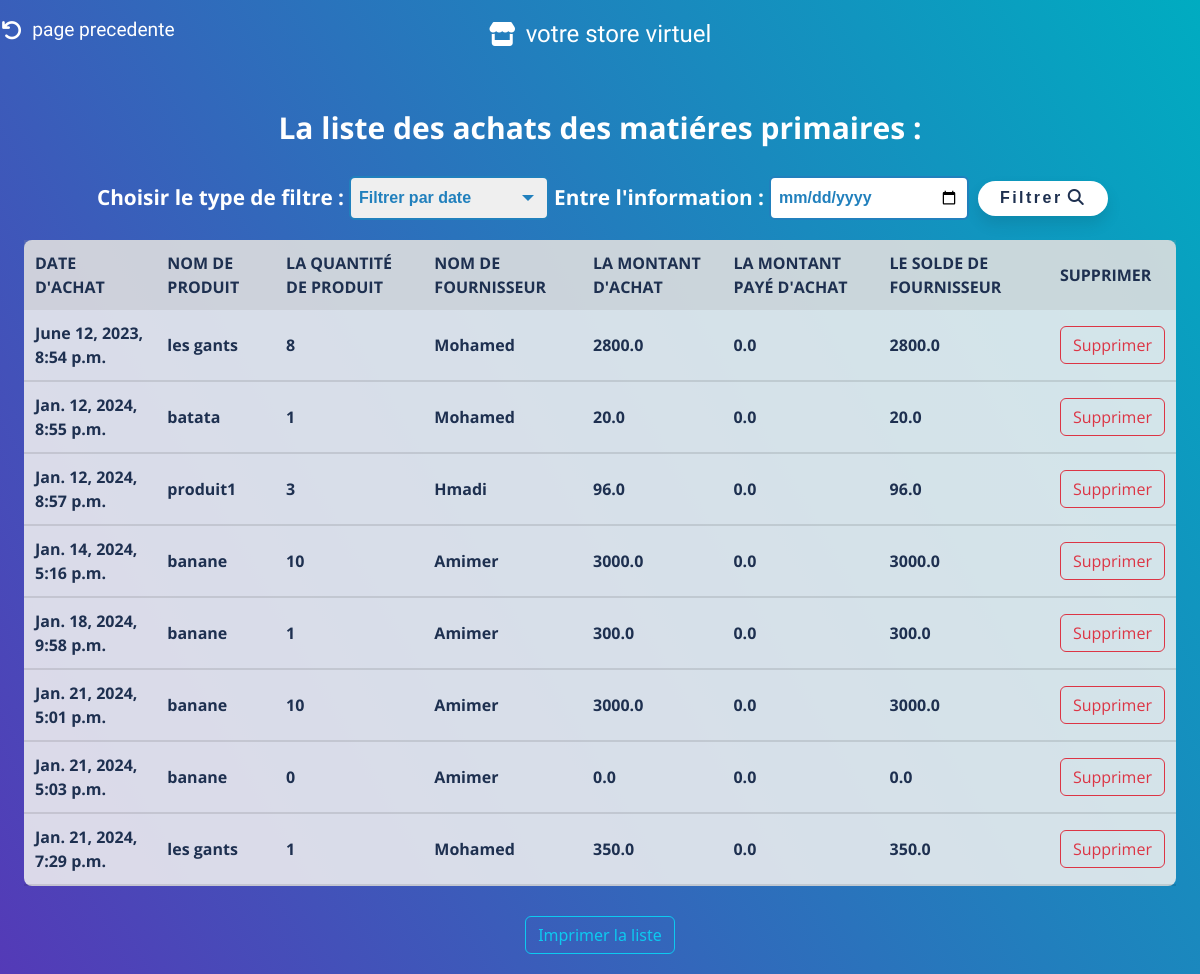
Screenshot of /listeAchatsMP/ with the database file from the repository.
### magasinier/models.py (models this page shows)
class Achats_matiereP(models.Model):
       Date_achat = models.DateTimeField(default=datetime.now)
       Fournisseur = models.ForeignKey(Fournisseur, on_delete=models.CASCADE)
       Produit_Fournisseur = models.ForeignKey(Produit_Fournisseur, on_delete=models.CASCADE)
       qte = models.IntegerField(default=1)
       Montant_achat = models.FloatField(max_length=10, default=0)
       Montant_payé = models.FloatField(max_length=10, default=0)
       sold_achat = models.FloatField(max_length=10, default=0)
       Produit = models.ForeignKey(Produit,on_delete=models.CASCADE,default=None)

class Produit_Fournisseur(models.Model):
    nomP = models.CharField(max_length=50, default = 'Produit')
    designation = models.CharField(max_length=100,default='des')
    qte = models.IntegerField(default=0)
    prix_unitaire = models.FloatField(max_length=10, default=0)

class Fournisseur(models.Model):
    nomF = models.CharField(max_length=50)
    prenomF = models.CharField(max_length=50)
    adrF = models.CharField(max_length=50)
    telephone = models.BigIntegerField()
    solde = models.FloatField(max_length=10, default=0)
    produits_fournisseur = models.ManyToManyField(Produit_Fournisseur, related_name='Fournisseurs')

### magasinier/views.py (the view)
# urls.py: path('listeAchatsMP/',views.afficher_listeAchat,name='listeAchatsMP'),
def afficher_listeAchat(request):
    filter_type = request.GET.get('filter_type')
    cherch = request.GET.get('chercher')
    achat = Achats_matiereP.objects.all()
    if filter_type == 'date' and cherch:
        try:
            cherch_date = dt.strptime(cherch, '%Y-%m-%d').date()
            achat = Achats_matiereP.objects.filter(Date_achat=cherch_date)
        except ValueError:
            pass
    elif filter_type == 'fournisseur' and cherch:
        achat = Achats_matiereP.objects.filter(Fournisseur__nomF__startswith=cherch)
    elif filter_type == 'produit' and cherch:
        achat = Achats_matiereP.objects.filter(Produit_Fournisseur__nomP__startswith=cherch)
    return render(request, "listeAchatsMP.html", {"achat": achat})

### magasinier/templates/listeAchatsMP.html (shortened to what this page needs)
<!DOCTYPE html>
<html lang="en">
    {% load static %}
<head>
    <link rel="stylesheet" type="text/css" href="{% static 'css/bootstrap.min.css' %}">
    <link rel="stylesheet" href="{% static 'css/styleModal.css' %}">
    <link href="{% static 'fontawesomefree/css/all.min.css' %}" rel="stylesheet" type="text/css">
    <link
      rel="stylesheet"
      href="{% static 'css/list.css' %}"
      type="text/css"
    />
</head>
<body>
    <a href="{% url 'choisir_option_achat' %}" style="all: unset"><div class="logo"  onmouseover="document.querySelector('.fa-arrow-rotate-left').style.color='rgba(255, 255, 255, 0.39)';
        this.style.color='rgba(255, 255, 255, 0.39)';"onmouseout="document.querySelector('.fa-arrow-rotate-left').style.color='rgb(255, 255, 255)';
        this.style.color='rgb(255, 255, 255)'; " style=" position: absolute;
            top: 0;
            left: 0;
            cursor: pointer;
            text-wrap: nowrap;
            display: flex;
            align-items: center;
            justify-content: center;
            padding: 6px;
            font-family: 'Bubblegum Sans', sans-serif;
            color: rgb(255, 255, 255);
            font-size: 1.2rem;
            background-color: transparent;
            border-radius: 30px;
            transition: 0.2s;
            font-weight: 100;
            margin-left: 28px;
            width: 10%;
            margin-top: 10px;"><i class="fa-solid fa-arrow-rotate-left" style="font-size: 1.3rem;color: white; margin-right: 10px;"></i>page precedente</div></a>
    <a href="{% url 'magazinier' %}" style="all: unset"><div class="logo"  onmouseover="this.style.backgroundColor='rgba(255, 255, 255, 0.39)';"onmouseout="this.style.backgroundColor='transparent'; " style=" position: absolute;
        top: 0;
        left: 50%;
        transform: translateX(-50%);
        cursor: pointer;
        text-wrap: nowrap;
        display: flex;
        align-items: center;
        justify-content: center;
        padding: 6px;
        font-family: 'Bubblegum Sans', sans-serif;
        color: rgb(255, 255, 255);
        font-size: 1.5rem;
        background-color: transparent;
        border-radius: 30px;
        transition: 0.8s;
        font-weight: 100;
        width: 20%;
        margin-top: 10px;"><i class="fa-solid fa-store" style="font-size: 1.5rem;color: white;
        margin-right: 10px;"></i>votre store virtuel</div></a>
    <h4>La liste des achats des matiéres primaires :</h4>
    <form method="GET" action="{% url 'listeAchatsMP' %}">
        <label for="filter_type">Choisir le type de filtre :</label>
        <div class="custom-select">
        <select id="filter_type" name="filter_type">
            <option value="date">Filtrer par date</option>
          </select>
        </div>
        <label for="chercher">Entre l'information :</label>
        <input type="text" id="chercher" name="chercher" placeholder="Ecrire..." >
        <button type="submit">Filtrer<i class="fa-solid fa-magnifying-glass"></i></button>
      </form>
    <table >
        <tr class="table-info">
            <th>Date d'achat</th>
            <th>Nom de produit</th>
            <th>la Quantité de produit</th>
            <th>Nom de fournisseur</th>
            <th>la montant d'achat</th>
            <th>la montant payé d'achat</th>
            <th>le solde de fournisseur</th>
            <th>Supprimer</th>
        </tr>
        {% for a in achat %}
         <tr>
         <td>{{a.Date_achat}}</td>
         <td> {{a.Produit_Fournisseur.nomP}} </td>
         <td> {{a.qte}} </td>
         <td> {{a.Fournisseur.nomF}} </td>
         <td> {{a.Montant_achat}} </td>
         <td> {{a.Montant_payé}} </td>
         <td> {{a.sold_achat}} </td>
         <td><a href="#" class="btn btn-outline-danger"  onclick="confirmDelete('{{a.id}}')">Supprimer</a></td>
         </tr>
         {% endfor %}
        </table>
        <a href="#" type="button" onclick="printProducts()" class="btn btn-outline-info" style="margin: 20px;">Imprimer la liste</a>
</body>
</html>

### magasinier/static/css/list.css (style rules this page uses)
* { margin: 0; padding: 0; color: #fff; font-family: 'Open Sans', sans-serif; font-weight: bold; }
body { background: linear-gradient(60deg, rgba(84,58,183,1) 0%, rgba(0,172,193,1) 100%); display: flex; align-items: center; justify-content: center; flex-direction: column; }
h4 { margin: 30px;margin-top: 110px; font-size: 30px;font-weight: bold; }
form { display: flex; align-items: center; justify-content: center; font-family: Arial, sans-serif; }
.custom-select { position: relative; display: inline-block; font-family: Arial, sans-serif; }
.custom-select select { appearance: none; cursor: pointer; padding: 8px; font-size: 16px; border: 2px solid #2180BD; border-radius: 6px; color: #2180BD; transition: border-color 0.3s ease; width: 200px; }
option { color: #2180BD; }
form label { display: block; margin-left: 5px; margin-right: 5px; font-weight: bold; font-size: 1.3rem; color: #ffffff; }
form input[type="text"], form input[type="date"], form input[type="day"], form input[type="month"], form input[type="year"] { padding: 8px; font-size: 16px; border: 2px solid #2180BD; border-radius: 6px; color: #2180BD; transition: border-color 0.3s ease; width: 200px; }
form button[type="submit"] { margin-left: 9px; width: 130px; height: 35px; font-weight: bold; letter-spacing: 2.5px; color: rgb(30,48,80); background-color: #fff; border: none; border-radius: 25px; box-shadow: 0px 8px 15px rgba(0, 0, 0, 0.1); transition: all 0.3s ease 0s; cursor: pointer; outline: none; }
form button[type="submit"] i { color: rgb(30,48,80); margin-left: 5px; }
table { margin-bottom: 10px; width: 96%; background-color: rgba(240, 240, 240, 0.87); margin-top: 20px; border-collapse: collapse; border-radius: 8px; }
th, td { padding: 11px; text-align: left; font-weight: bold; font-size: 16px; color: rgb(30,48,80); }
th { background-color: rgba(159, 159, 159, 0.2); text-transform: uppercase; }
td { border-bottom: solid 2px rgba(5, 5, 5, 0.1); }

### rows the page displays
Achats_matiereP: Date_achat "June 12, 2023, 8:54 p.m.", Produit_Fournisseur.nomP "les gants", qte "8", Fournisseur.nomF "Mohamed", Montant_achat "2800.0", Montant_payé "0.0", sold_achat "2800.0"
Achats_matiereP: Date_achat "Jan. 12, 2024, 8:55 p.m.", Produit_Fournisseur.nomP "batata", qte "1", Fournisseur.nomF "Mohamed", Montant_achat "20.0", Montant_payé "0.0", sold_achat "20.0"
Achats_matiereP: Date_achat "Jan. 12, 2024, 8:57 p.m.", Produit_Fournisseur.nomP "produit1", qte "3", Fournisseur.nomF "Hmadi", Montant_achat "96.0", Montant_payé "0.0", sold_achat "96.0"
Achats_matiereP: Date_achat "Jan. 14, 2024, 5:16 p.m.", Produit_Fournisseur.nomP "banane", qte "10", Fournisseur.nomF "Amimer", Montant_achat "3000.0", Montant_payé "0.0", sold_achat "3000.0"
Achats_matiereP: Date_achat "Jan. 18, 2024, 9:58 p.m.", Produit_Fournisseur.nomP "banane", qte "1", Fournisseur.nomF "Amimer", Montant_achat "300.0", Montant_payé "0.0", sold_achat "300.0"
Achats_matiereP: Date_achat "Jan. 21, 2024, 5:01 p.m.", Produit_Fournisseur.nomP "banane", qte "10", Fournisseur.nomF "Amimer", Montant_achat "3000.0", Montant_payé "0.0", sold_achat "3000.0"
Achats_matiereP: Date_achat "Jan. 21, 2024, 5:03 p.m.", Produit_Fournisseur.nomP "banane", qte "0", Fournisseur.nomF "Amimer", Montant_achat "0.0", Montant_payé "0.0", sold_achat "0.0"
Achats_matiereP: Date_achat "Jan. 21, 2024, 7:29 p.m.", Produit_Fournisseur.nomP "les gants", qte "1", Fournisseur.nomF "Mohamed", Montant_achat "350.0", Montant_payé "0.0", sold_achat "350.0"
